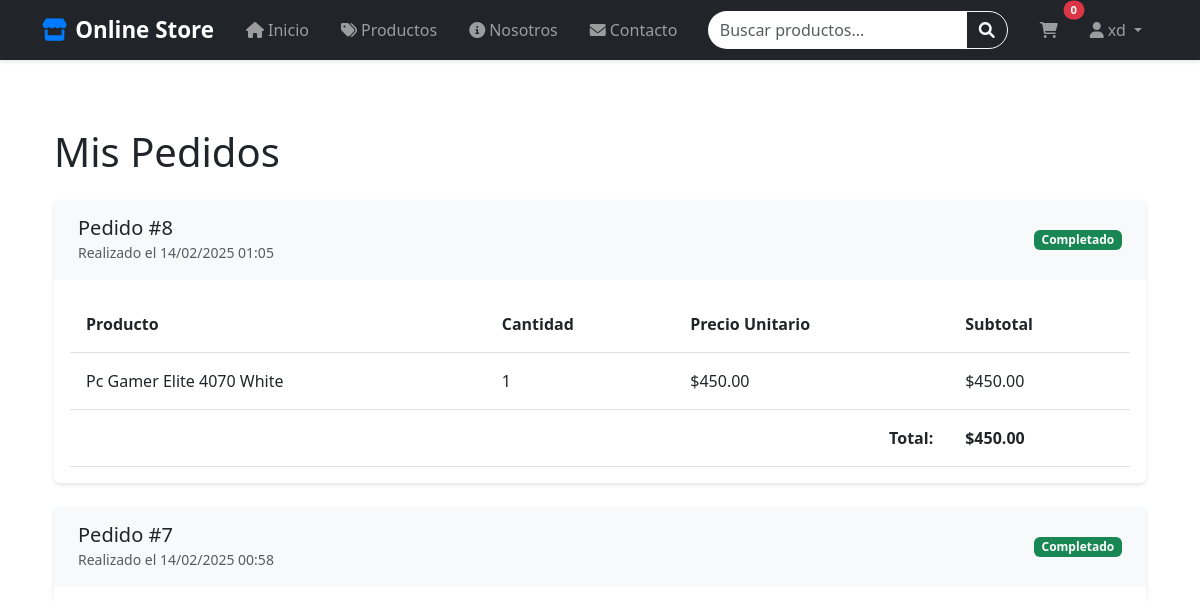
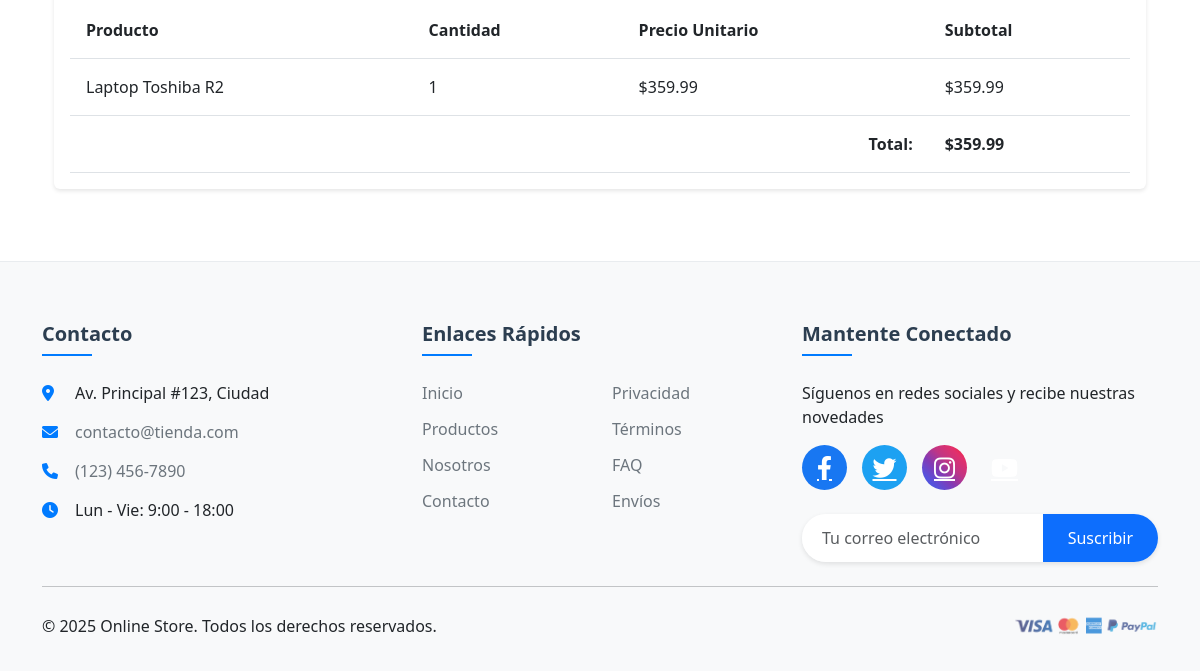
The page /orders/ (signed in) on the database as committed earlier (2 pictures, top to bottom).
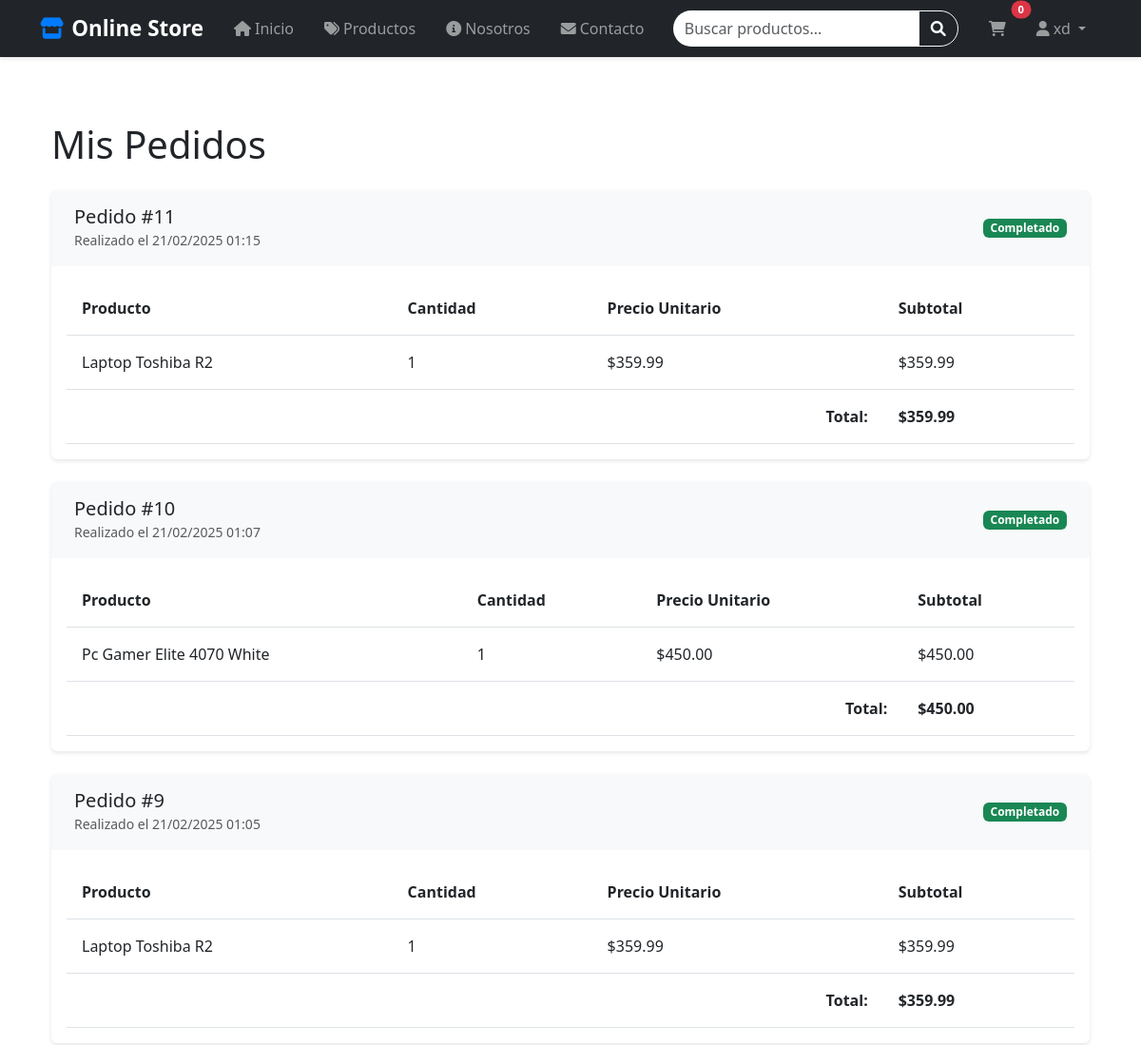
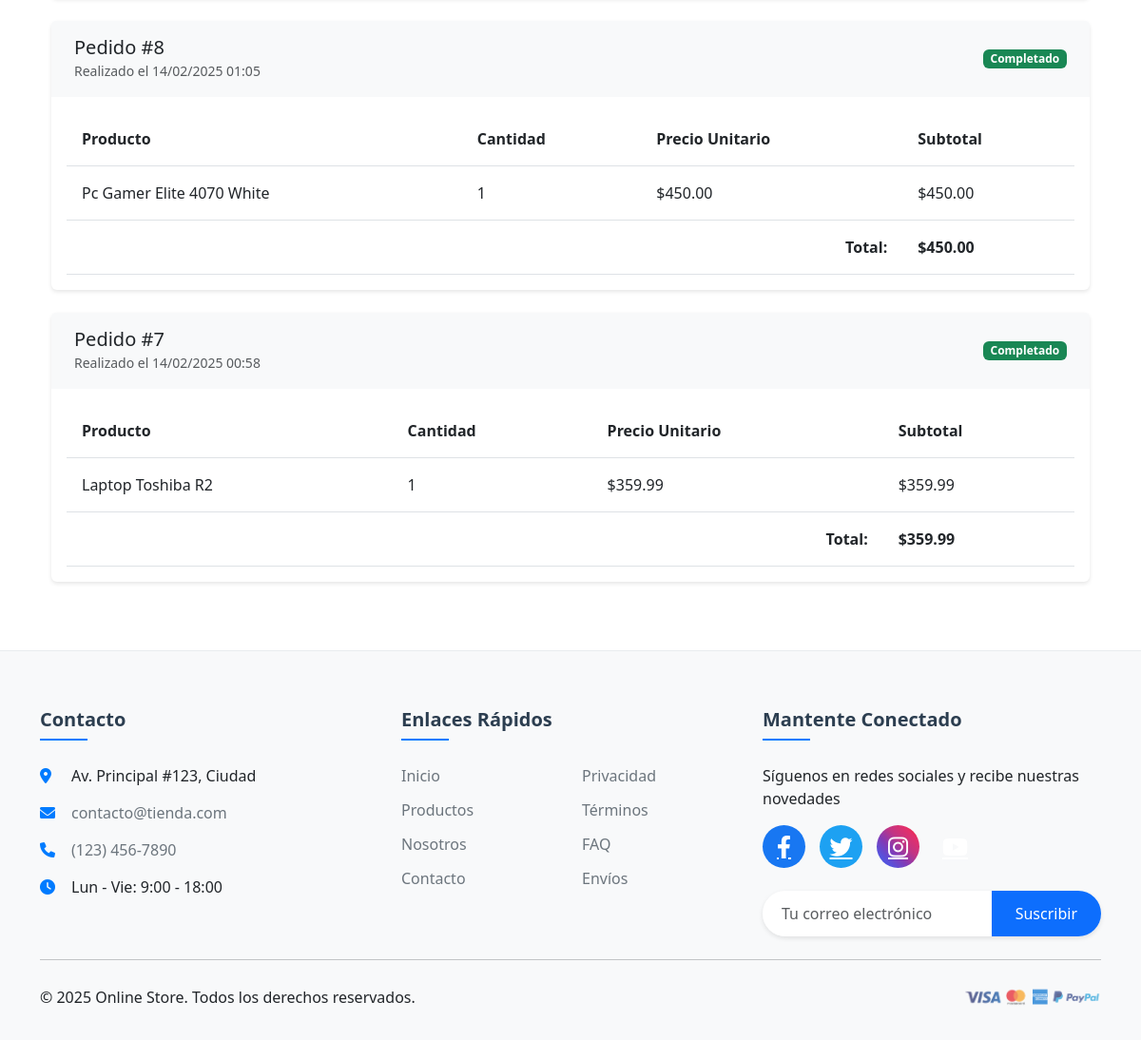
The same page on the database as committed later (2 pictures, top to bottom).
### tasks/models.py (models this page shows, shortened)
class Order(models.Model):
    user = models.ForeignKey(User, on_delete=models.CASCADE)
    created_at = models.DateTimeField(auto_now_add=True)
    updated_at = models.DateTimeField(auto_now=True)
    total = models.DecimalField(max_digits=10, decimal_places=2, default=0)
    is_completed = models.BooleanField(default=False)

class OrderItem(models.Model):
    order = models.ForeignKey(Order, on_delete=models.CASCADE, related_name='items')
    product = models.ForeignKey(Product, on_delete=models.CASCADE)
    quantity = models.PositiveIntegerField(default=1)
    price = models.DecimalField(max_digits=10, decimal_places=2)
    def get_total(self):
        return self.quantity * self.price

class Product(models.Model):
    name = models.CharField(max_length=200)
    category = models.ForeignKey(Category, on_delete=models.CASCADE)
    description = models.TextField(blank=True, null=True)
    price = models.DecimalField(max_digits=10, decimal_places=2)
    stock = models.PositiveIntegerField(default=0)
    image = models.ImageField(upload_to='products/', blank=True, null=True)  # Campo opcional
    created_at = models.DateTimeField(auto_now_add=True)
    updated_at = models.DateTimeField(auto_now=True)

### tasks/views.py (the view)
# urls.py: path('orders/', views.orders, name='orders'),
def orders(request):
    if not request.user.is_authenticated:
        messages.error(request, "Debes iniciar sesión para ver tus pedidos.")
        return redirect("signin")
    orders = Order.objects.filter(
        user=request.user,
        is_completed=True
    ).order_by('-created_at')
    paginator = Paginator(orders, 5)  # 5 órdenes por página
    page_number = request.GET.get('page')
    orders_page = paginator.get_page(page_number)
    return render(request, "inventory/orders.html", {
        'orders': orders_page
    })

### tasks/templates/inventory/orders.html (shortened to what this page needs)
{% extends 'layouts/base.html' %}
{% load static %}
{% block content %}
<div class="container py-5">
    <h1 class="mb-4">Mis Pedidos</h1>
    {% if orders %}
        {% for order in orders %}
        <div class="card mb-4 order-card">
            <div class="card-header bg-light d-flex justify-content-between align-items-center">
                <div>
                    <h5 class="mb-0">Pedido #{{ order.id }}</h5>
                    <small class="text-muted">Realizado el {{ order.created_at|date:"d/m/Y H:i" }}</small>
                </div>
                <span class="badge bg-success">Completado</span>
            </div>
            <div class="card-body">
                <div class="table-responsive">
                    <table class="table table-hover">
                        <thead>
                            <tr>
                                <th>Producto</th>
                                <th>Cantidad</th>
                                <th>Precio Unitario</th>
                                <th>Subtotal</th>
                            </tr>
                        </thead>
                        <tbody>
                            {% for item in order.items.all %}
                            <tr>
                                <td>{{ item.product.name }}</td>
                                <td>{{ item.quantity }}</td>
                                <td>${{ item.price }}</td>
                                <td>${{ item.get_total }}</td>
                            </tr>
                            {% endfor %}
                        </tbody>
                        <tfoot>
                            <tr>
                                <td colspan="3" class="text-end"><strong>Total:</strong></td>
                                <td><strong>${{ order.total }}</strong></td>
                            </tr>
                        </tfoot>
                    </table>
                </div>
            </div>
        </div>
        {% endfor %}
    {% endif %}
</div>
{% endblock %}

### tasks/templates/layouts/base.html (shortened to what this page needs)
{% load static %}
<!DOCTYPE html>
<html lang="en">
<head>
    <link href="https://cdn.jsdelivr.net/npm/bootstrap@5.3.0/dist/css/bootstrap.min.css" rel="stylesheet">
    <link href="https://cdnjs.cloudflare.com/ajax/libs/font-awesome/6.0.0-beta3/css/all.min.css" rel="stylesheet">
    <link rel="stylesheet" href="{% static 'css/base.css' %}">
    <link rel="stylesheet" href="{% static 'css/profile.css' %}">
    <link rel="stylesheet" href="{% static 'css/product_detail.css' %}">
</head>
<body>
    <nav class="navbar navbar-expand-lg navbar-dark bg-dark fixed-top" aria-label="Navegación principal">
        <div class="container">
            <a class="navbar-brand d-flex align-items-center" href="/">
                <i class="fas fa-store me-2"></i>
                Online Store
            </a>
            <div class="collapse navbar-collapse" id="navbarNav">
                <ul class="navbar-nav me-auto mb-2 mb-lg-0">
                    <li class="nav-item">
                        <a class="nav-link {% if request.path == '/' %}active{% endif %}"
                            href="{% url 'home' %}">
                            <i class="fas fa-home me-1"></i>Inicio
                        </a>
                    </li>
                    <li class="nav-item">
                        <a class="nav-link {% if request.path == '/products/' %}active{% endif %}"
                            href="{% url 'product_list' %}">
                            <i class="fas fa-tags me-1"></i>Productos
                        </a>
                    </li>
                    <li class="nav-item">
                        <a class="nav-link" href="{% url 'about' %}">
                            <i class="fas fa-info-circle me-1"></i>Nosotros
                        </a>
                    </li>
                    <li class="nav-item">
                        <a class="nav-link" href="{% url 'contact' %}">
                            <i class="fas fa-envelope me-1"></i>Contacto
                        </a>
                    </li>
                </ul>
                <form class="d-flex me-3" action="{% url 'product_list' %}" method="GET">
                    <div class="input-group">
                        <input class="form-control" type="search" name="q"
                                placeholder="Buscar productos..." aria-label="Buscar">
                        <button class="btn btn-outline-light" type="submit">
                            <i class="fas fa-search"></i>
                        </button>
                    </div>
                </form>
                <ul class="navbar-nav">
                    <li class="nav-item">
                        <a class="nav-link position-relative" href="{% url 'view_cart' %}">
                            <i class="fas fa-shopping-cart"></i>
                            <span class="position-absolute top-0 start-100 translate-middle badge rounded-pill bg-danger" id="cart-count">
                                {% if cart_item_count %}{{ cart_item_count }}{% else %}0{% endif %}
                            </span>
                        </a>
                    </li>
                    {% if user.is_authenticated %}
                        <li class="nav-item dropdown">
                            <a class="nav-link dropdown-toggle" href="#" id="navbarDropdown" role="button"
                                data-bs-toggle="dropdown" aria-expanded="false">
                                <i class="fas fa-user me-1"></i>{{ user.username }}
                            </a>
                        </li>
                    {% endif %}
                </ul>
            </div>
        </div>
    </nav>
    <main class="container mt-4 flex-grow-1">
        {% block content %}{% endblock %}
    </main>
    <footer class="footer">
        <section class="container">
            <section class="row g-4">
                <section class="col-md-4">
                    <h5 class="footer-title">Contacto</h5>
                    <section class="contact-info">
                        <section class="contact-item">
                            <i class="fas fa-map-marker-alt me-2"></i>
                            <span>Av. Principal #123, Ciudad</span>
                        </section>
                        <section class="contact-item">
                            <i class="fas fa-envelope me-2"></i>
                            <a href="mailto:contacto@tienda.com">contacto@tienda.com</a>
                        </section>
                        <section class="contact-item">
                            <i class="fas fa-phone me-2"></i>
                            <a href="tel:+123456789">(123) 456-7890</a>
                        </section>
                        <section class="contact-item">
                            <i class="fas fa-clock me-2"></i>
                            <span>Lun - Vie: 9:00 - 18:00</span>
                        </section>
                    </section>
                </section>
                <section class="col-md-4">
                    <h5 class="footer-title">Enlaces Rápidos</h5>
                    <section class="row">
                        <section class="col-6">
                            <ul class="footer-links">
                                <li><a href="{% url 'home' %}">Inicio</a></li>
                                <li><a href="{% url 'product_list' %}">Productos</a></li>
                                <li><a href="{% url 'about' %}">Nosotros</a></li>
                                <li><a href="{% url 'contact' %}">Contacto</a></li>
                            </ul>
                        </section>
                        <section class="col-6">
                            <ul class="footer-links">
                                <li><a href="{% url 'privacy' %}">Privacidad</a></li>
                                <li><a href="#">Términos</a></li>
                                <li><a href="#">FAQ</a></li>
                                <li><a href="#">Envíos</a></li>
                            </ul>
                        </section>
                    </section>
                </section>
                <section class="col-md-4">
                    <h5 class="footer-title">Mantente Conectado</h5>
                    <p class="mb-3">Síguenos en redes sociales y recibe nuestras novedades</p>
                    <section class="social-links mb-4">
                        <a href="#" class="social-link facebook" aria-label="Facebook">
                            <i class="fab fa-facebook-f"></i>
                        </a>
                        <a href="#" class="social-link twitter" aria-label="Twitter">
                            <i class="fab fa-twitter"></i>
                        </a>
                        <a href="#" class="social-link instagram" aria-label="Instagram">
                            <i class="fab fa-instagram"></i>
                        </a>
                        <a href="#" class="social-link youtube" aria-label="YouTube">
                            <i class="fab fa-youtube"></i>
                        </a>
                    </section>
                    <form class="newsletter-form">
                        <section class="input-group">
                            <input type="email" class="form-control" placeholder="Tu correo electrónico">
                            <button class="btn btn-primary" type="submit">Suscribir</button>
                        </section>
                    </form>
                </section>
            </section>
            <hr class="my-4">
            <section class="row align-items-center">
                <section class="col-md-6 text-center text-md-start">
                    <p class="mb-0">© 2025 Online Store. Todos los derechos reservados.</p>
                </section>
                <section class="col-md-6 text-center text-md-end">
                    <img src="{% static 'images/payment-methods.png' %}" alt="Métodos de pago" class="payment-methods">
                </section>
            </section>
        </section>
    </footer>
</body>
</html>

### tasks/static/css/base.css (style rules this page uses)
body { padding-top: 56px; display: flex; flex-direction: column; min-height: 100vh; }
.navbar { box-shadow: 0 2px 4px rgba(0,0,0,.1); }
.navbar-brand { font-weight: 700; font-size: 1.4rem; color: #fff !important; }
.navbar-brand i { color: #007bff; }
.nav-link { font-weight: 500; padding: 0.5rem 1rem !important; transition: all 0.3s ease; }
.navbar .input-group { width: 300px; }
.navbar .form-control { border-radius: 20px 0 0 20px; border: none; }
.navbar .btn-outline-light { border-radius: 0 20px 20px 0; }
#cart-count { font-size: 0.7rem; transform: translate(-50%, -50%); }
.footer { background-color: #f8f9fa; padding: 60px 0 30px; margin-top: auto; border-top: 1px solid #e9ecef; }
.footer-title { color: #2c3e50; font-weight: 600; margin-bottom: 25px; position: relative; padding-bottom: 10px; }
.footer-title::after { content: ''; position: absolute; left: 0; bottom: 0; width: 50px; height: 2px; background-color: #007bff; }
.contact-info .contact-item { margin-bottom: 15px; display: flex; align-items: center; }
.contact-info .contact-item i { width: 25px; color: #007bff; }
.contact-info .contact-item a { color: #6c757d; text-decoration: none; transition: color 0.3s ease; }
.footer-links { list-style: none; padding: 0; margin: 0; }
.footer-links li { margin-bottom: 12px; }
.footer-links a { color: #6c757d; text-decoration: none; transition: all 0.3s ease; display: inline-block; }
.newsletter-form .input-group { border-radius: 30px; overflow: hidden; box-shadow: 0 2px 5px rgba(0,0,0,0.1); }
.newsletter-form .form-control { border: none; padding: 12px 20px; }
.newsletter-form .btn { padding: 12px 25px; border: none; }
.payment-methods { height: 30px; opacity: 0.7; }
.social-links { display: flex; gap: 15px; justify-content: flex-start; margin-top: 15px; }
.social-link { width: 45px; height: 45px; border-radius: 50%; display: flex; align-items: center; justify-content: center; color: #fff; font-size: 24px; transition: all 0.3s ease; }
.social-link.facebook { background-color: #1877f2; }
.social-link.twitter { background-color: #1da1f2; }
.social-link.instagram { background: linear-gradient(45deg, #405de6, #5851db, #833ab4, #c13584, #e1306c, #fd1d1d); }
.order-card { transition: transform 0.2s; border: none; box-shadow: 0 2px 4px rgba(0,0,0,0.1); }
.order-card .card-header { border-bottom: none; padding: 1rem 1.5rem; }
.order-card .table { margin-bottom: 0; }
.order-card .table td, .order-card .table th { padding: 1rem; vertical-align: middle; }

Rows that differ between the two databases and show on the page:
added Order: id "11", created_at "21/02/2025 01:15", total "359.99"
added OrderItem: product.name "Laptop Toshiba R2", quantity "1", price "359.99", get_total "359.99", shown under "11"
added Order: id "10", created_at "21/02/2025 01:07", total "450.00"
added OrderItem: product.name "Pc Gamer Elite 4070 White", quantity "1", price "450.00", get_total "450.00", shown under "10"
added Order: id "9", created_at "21/02/2025 01:05", total "359.99"
added OrderItem: product.name "Laptop Toshiba R2", quantity "1", price "359.99", get_total "359.99", shown under "9"
